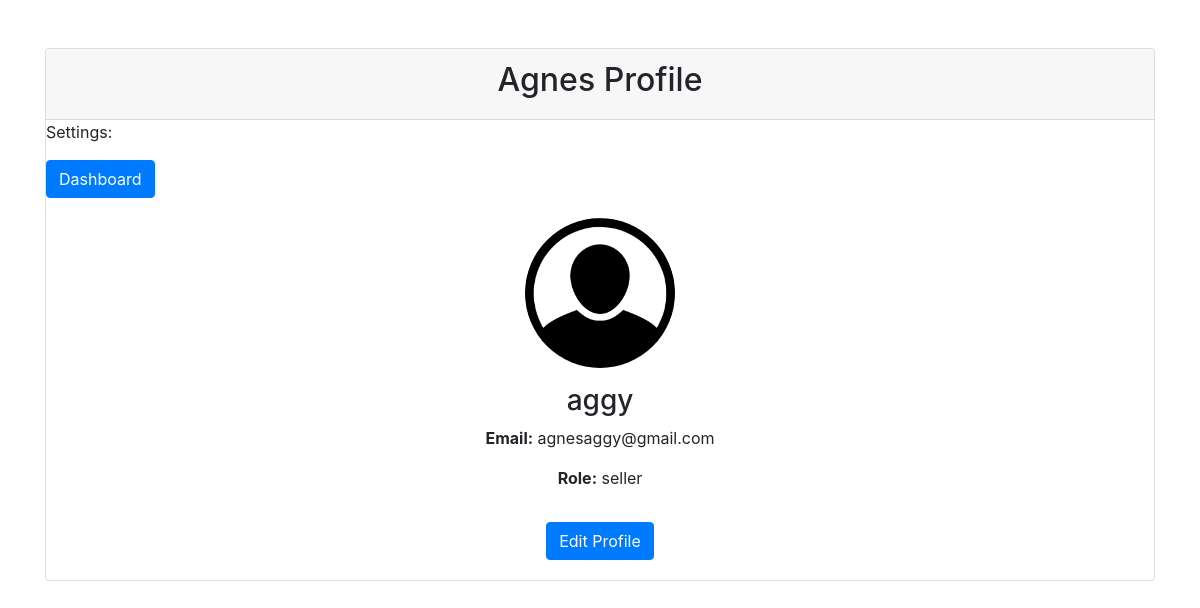
Page /profile (signed in) on the committed database.
### app/models/models.py (models this page shows, shortened)
class User(db.Model, UserMixin):
    __tablename__ = "users"
    id = db.Column(db.Integer, primary_key=True)
    first_name = db.Column(db.String(50), nullable=False)
    last_name = db.Column(db.String(50), nullable=False)
    username = db.Column(db.String(100), unique=True, nullable=False)
    email = db.Column(db.String(120), unique=True, nullable=False)
    password = db.Column(db.String(200), nullable=False)
    role = db.Column(
        db.String(50), nullable=False, default="user"
    )  # 'buyer', 'seller', 'admin'
    location = db.Column(db.String(100))
    gender = db.Column(db.String(100), nullable=True)
    profile_image = db.Column(
        db.String(200), nullable=True, default="default_profile.jpg"
    )  # default image if none provided
    products = db.relationship("Product", backref="owner", lazy=True)
    sales = db.relationship("Sales", backref="buyer", lazy=True)

### app/routes/main.py (the view)
@main.route("/profile")
@login_required
def profile():
    return render_template("profile.html", user=current_user)

### app/__init__.py (called while the page is built)
def create_app():
    app = Flask(__name__)
    app.config['SQLALCHEMY_DATABASE_URI'] = f'sqlite:///{db_path}'
    app.config['SQLALCHEMY_TRACK_MODIFICATIONS'] = False
    app.config['SECRET_KEY'] = os.getenv('SECRET_KEY', 'adb9decb06425cc8149d7438be15a4bfd362728eb66d72059da0ac02013aee25')
    app.config['DEBUG'] = True
    app.config.from_object(Config)
    csrf = CSRFProtect(app)  # Enable CSRF protection
    db.init_app(app)
    login_manager.init_app(app)
    mail.init_app(app)
    migrate.init_app(app, db)  # Initialize Migrate with app and db
    from app.models import User, Product, Sales, Admin  # Ensure models are imported
    from app.routes import register_routes
    register_routes(app)
    login_manager.login_view = 'auth.login'
    @login_manager.user_loader
    def load_user(user_id):
        return User.query.get(int(user_id))
    return app

### app/templates/profile.html (shortened to what this page needs)
<!DOCTYPE html>
<html lang="en">
<head>
    <link rel="stylesheet" href="{{ url_for('static', filename='styles.css') }}">
    <link rel="stylesheet" href="https://stackpath.bootstrapcdn.com/bootstrap/4.5.2/css/bootstrap.min.css">
</head>
<body>
    <div class="container mt-5">
        <div class="card">
            <div class="card-header text-center">
                <h2>{{ user.first_name }} Profile</h2>
            </div>
            <div>
                Settings:
            </div>
            <div>
                <a href="{{ url_for('main.user_dashboard') }}" class="btn btn-primary mt-3">Dashboard</a>
            </div>
            <div class="card-body text-center">
                <img src="{{ url_for('static', filename='uploads/' + (current_user.profile_image if current_user.profile_image else 'default_profile.png')) }}"
                     alt="Profile Picture"
                     class="rounded-circle mb-3"
                     style="width: 150px; height: 150px; object-fit: cover;">
                <h3>{{ user.username }}</h3>
                <p><strong>Email:</strong> {{ user.email }}</p>
                <p><strong>Role:</strong> {{ user.role }}</p>
                <a href="{{ url_for('main.edit_profile') }}" class="btn btn-primary mt-3">Edit Profile</a>
            </div>
        </div>
    </div>
</body>
</html>

### app/static/css/styles.css (style rules this page uses)
body { transition: background-color 0.3s ease, color 0.3s ease; }

### rows in the picture
User: first_name "Agnes", username "aggy", email "agnesaggy@gmail.com", role "seller"
